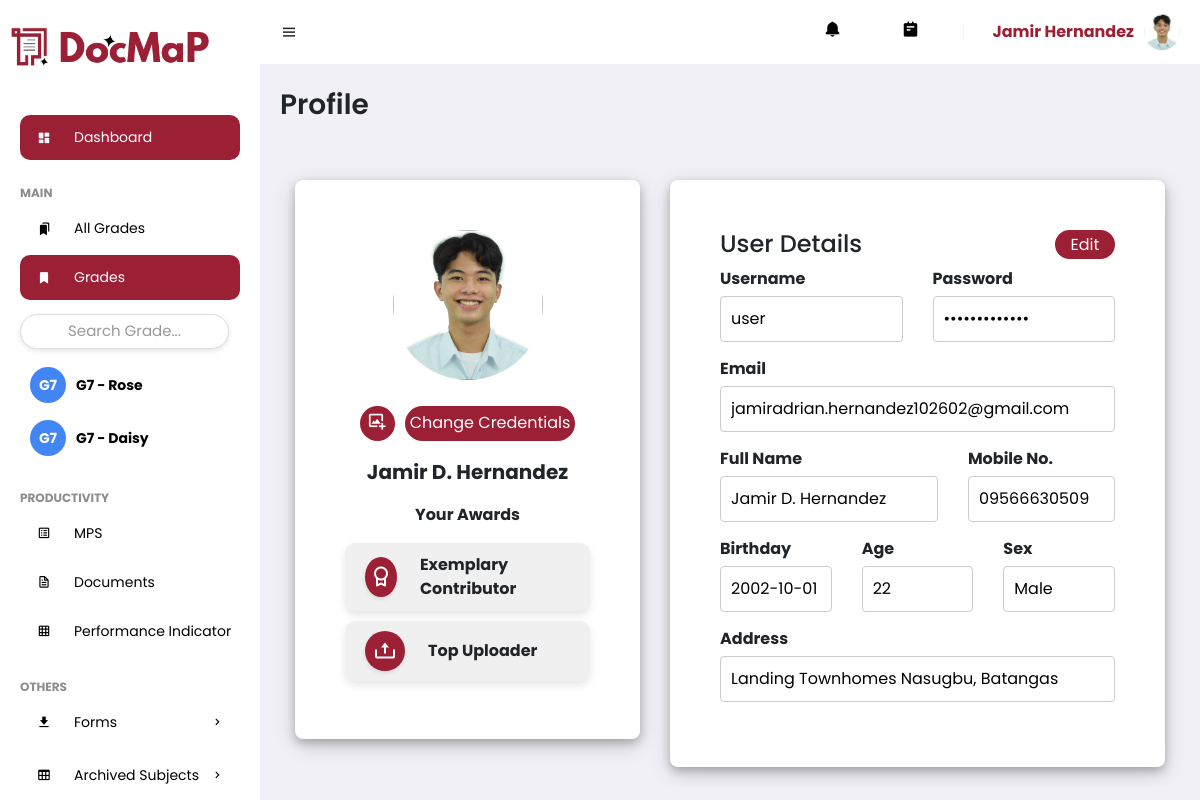
The app's page /profile.php (signed in) with its own data.
### tables this page shows
CREATE TABLE `feedcontent` (
  `ContentID` int(11) NOT NULL,
  `dept_ID` int(11) NOT NULL,
  `Title` varchar(255) NOT NULL,
  `Captions` text DEFAULT NULL,
  `ContentCode` varchar(255) DEFAULT NULL,
  `ContentColor` varchar(255) NOT NULL DEFAULT '#9b2035'
);

CREATE TABLE `useracc` (
  `UserID` int(11) NOT NULL,
  `Username` varchar(255) NOT NULL,
  `Password` varchar(255) NOT NULL,
  `fname` varchar(255) NOT NULL,
  `mname` varchar(255) NOT NULL,
  `lname` varchar(255) NOT NULL,
  `bday` date NOT NULL,
  `mobile` varchar(255) NOT NULL,
  `sex` enum('Male','Female') NOT NULL,
  `address` text NOT NULL,
  `email` varchar(255) NOT NULL,
  `profile` varchar(255) DEFAULT 'profile.jpg',
  `date_registered` timestamp NOT NULL DEFAULT current_timestamp(),
  `Status` enum('Pending','Approved','Rejected') NOT NULL,
  `role` enum('Admin','Department Head','Teacher') NOT NULL DEFAULT 'Teacher',
  `Rank` varchar(255) DEFAULT NULL,
  `dept_ID` int(11) DEFAULT NULL
);

### profile.php (the view, shortened to what this page needs)
<?php
include 'connection.php';
$user_id = $_SESSION['user_id'];
$sql = "SELECT * FROM useracc WHERE UserID = $user_id";
$result = mysqli_query($conn, $sql);
$profile_picture = '';
if (mysqli_num_rows($result) > 0) {
    $row = mysqli_fetch_assoc($result);
    $profile_picture = $row['profile'];
    $full_name = $row['fname'] . ' ' . $row['mname'] . '. ' . $row['lname'];
    $bday = $row['bday'];
    $sex = $row['sex'];
    $address = $row['address'];
    $email = $row['email'];
    $uname = $row['Username'];
    $mobile = $row['mobile'];
    $birthDate = new DateTime($bday);
    $today = new DateTime();
    $age = $today->diff($birthDate)->y;
}
$profile_picture_path = 'img/UserProfile/' . $profile_picture;
?>
<!DOCTYPE html>
<html lang="en">
<head>
    <link href='https://unpkg.com/boxicons@2.0.9/css/boxicons.min.css' rel='stylesheet'>
    <link href="https://stackpath.bootstrapcdn.com/bootstrap/4.5.2/css/bootstrap.min.css" rel="stylesheet">
    <link rel="stylesheet" href="assets/css/styles.css">
</head>
<body>
    <section id="sidebar">
        <?php include 'navbar.php'; ?>
    </section>
    <section id="content">
        <?php include 'topbar.php'; ?>
        <main>
            <h5 class ="title">Profile</h5>
                <div class="container">
                    <div class="row">
                        <div class="col-md-5 mt-5">
                            <div class="container-content">
                                <?php if ($profile_picture): ?>
                                    <div class="profile-container text-center">
                                        <img src="<?php echo $profile_picture_path; ?>" alt="Profile Picture" class="profile-picture" id="profile-picture">
                                    </div>
                                <?php else: ?>
                                    <p class="text-center">No profile picture available.</p>
                                <?php endif; ?>
                                <div class="button-group text-center mt-3">
                                    <a href="#" class="btn-edit" data-toggle="modal" data-target="#uploadModal" id="btnedit">
                                        <i class='bx bx-image-add'style="font-size:20px;" ></i>
                                    </a>
                                    <a href="#" class="btn-custom" data-toggle="modal" data-target="#changePasswordModal">
                                        Change Credentials
                                    </a>
                                </div>
                                <div class="text-center mt-3 full-name"><?php echo $full_name; ?></div>
                                <p class="text-center mt-3 font-weight-bold">Your Awards</p>
                                <div class="award-container d-flex align-items-center mb-2">
                                    <div class="award-icon-container">
                                        <i class='bx bx-award award-icon'></i>
                                    </div>
                                    <span class="award-text ml-2">Exemplary Contributor</span>
                                </div>
                                <div class="award-container d-flex align-items-center mb-2">
                                    <div class="award-icon-container">
                                        <i class='bx bx-upload award-icon'></i>
                                    </div>
                                    <span class="award-text ml-2">Top Uploader</span>
                                </div>
                            </div>
                        </div>
                        <div class="col-md-7 mt-5">
                            <div class="container-content position-relative">
                                <h4 class="d-flex justify-content-between align-items-center">
                                    User Details
                                <button class="btn-custom" id="editButton" data-toggle="modal" data-target="#editModal" style="width:60px;">Edit</button>
                                </h4>
                                <form>
                                    <div class="row">
                                        <div class="col-md-6 input-container">
                                            <label for="uname">Username</label>
                                            <input type="text" id="uname" name="uname" value="<?php echo htmlspecialchars($uname); ?>" readonly>
                                        </div>
                                        <div class="col-md-6 input-container">
                                            <label for="password">Password</label>
                                            <input type="password" id="password" name="password" value="*************" readonly>
                                        </div>
                                    </div>
                                    <div class="row">
                                        <div class="col-md-12 input-container">
                                            <label for="email">Email</label>
                                            <input type="text" id="email" name="email" value="<?php echo $email; ?>" readonly>
                                        </div>
                                    </div>
                                    <div class="row">
                                        <div class="col-md-7 input-container">
                                            <label for="fname">Full Name</label>
                                            <input type="text" id="fname" name="fname" value="<?php echo $full_name; ?>" readonly>
                                        </div>
                                        <div class="col-md-5 input-container">
                                            <label for="mobile">Mobile No.</label>
                                            <input type="text" id="mobile" name="mobile" value="<?php echo $mobile; ?>" readonly>
                                        </div>
                                    </div>
                                    <div class="row">
                                        <div class="col-md-4 input-container">
                                            <label for="bday">Birthday</label>
                                            <input type="text" id="bday" name="bday" value="<?php echo $bday; ?>" readonly>
                                        </div>
                                        <div class="col-md-4 input-container">
                                            <label for="age">Age</label>
                                            <input type="text" id="age" name="age" value="<?php echo $age; ?>" readonly>
                                        </div>
                                        <div class="col-md-4 input-container">
                                            <label for="sex">Sex</label>
                                            <input type="text" id="sex" name="sex" value="<?php echo $sex; ?>" readonly>
                                        </div>
                                    </div>
                                    <div class="row">
                                        <div class="col-md-12 input-container">
                                            <label for="address">Address</label>
                                            <input type="text" id="address" name="address" value="<?php echo $address; ?>" readonly>
                                        </div>
                                    </div>
                                </form>
                            </div>
                        </div>
                    </div>
                </div>
        </main>
    </section>
</body>
</html>

### navbar.php (shortened to what this page needs)
<div href="dash.php" class="brand" style="text-align:center; font-size:38px; margin-top: 15px;">
    <i class="icon">
        <img src="img/Logo/docmap-logo-1.png" alt="Icon" style="max-width: 40px; height: auto;">
    </i>
    <img src="img/Logo/docmap.png" alt="Logo" style="max-width: 150px; height: auto;">
</div>
<ul class="side-menu">
    <li><a href="dash.php" class="active"><i class='bx bxs-dashboard icon'></i> Dashboard</a></li>
    <li class="divider" data-text="main">Main</li>
    <li><a href="subjects.php"><i class='bx bxs-bookmarks icon'></i>All Grades</a></li>
    <li>
        <a href="#" style="background-color:#9B2035;color:#fff;">
            <i class='bx bxs-bookmark icon'></i> Grades
        </a>
        <input type="text" id="subjectSearch" placeholder="Search Grade..." style="margin: 10px 0; padding: 5px; width: 95%;">
        <ul class="side-dropdown1" id="subjectList">
        <?php
        include 'connection.php';
        $user_id = $_SESSION['user_id'];
        $sql_subjects = "SELECT fs.ContentID, fs.Title, fs.Captions, fs.ContentColor
                        FROM feedcontent fs
                        INNER JOIN usercontent uc ON fs.ContentID = uc.ContentID
                        WHERE uc.UserID = $user_id AND uc.Status=1";
        $result_subjects = mysqli_query($conn, $sql_subjects);
        if (mysqli_num_rows($result_subjects) > 0) {
            while ($row_subject = mysqli_fetch_assoc($result_subjects)) {
                $subject_id = $row_subject['ContentID'];
                $subject_name = $row_subject['Title'] . ' - ' . $row_subject['Captions'];
                $content_color = htmlspecialchars($row_subject['ContentColor']);
                $words = explode(' ', $subject_name);
                $initials = strtoupper(substr($words[0], 0, 1));
                if (isset($words[1]) && is_numeric($words[1])) {
                    $initials .= $words[1];
                } else {
                    $initials .= strtoupper(substr($words[1], 0, 1));
                }
                $short_subject_name = preg_replace('/Grade\s+(\d+)/i', 'G$1', $subject_name);
                echo "<li>";
                echo "<div class='subject-container'>";
                echo "<div class='initial-circle' style='background-color: $content_color;'>$initials</div>";
                echo "<a href='tasks.php?content_id=$subject_id' class='subject-name' style='background-color: transparent;'>$short_subject_name</a>";
                echo "</div>";
                echo "</li>";
            }
        } else {
            echo "<li><a href='#'>No subjects found</a></li>";
        }
        ?>
        </ul>
    </li>
    <li class="divider" data-text="productivity">Productivity</li>
    <li><a href="mps.php"><i class='bx bx-spreadsheet icon'></i>MPS</a></li>
    <li><a href="doc_ufolder.php"><i class='bx bx-file icon'></i>Documents</a></li>
    <?php
        include 'connection.php';
        $user_id = $_SESSION['user_id'];
        $sql = "SELECT * FROM Chairperson WHERE UserID = ?";
        $stmt = $conn->prepare($sql);
        $stmt->bind_param("i", $user_id);
        $stmt->execute();
        $result = $stmt->get_result();
        $isChairperson = $result->num_rows > 0;
    ?>
    <?php if ($isChairperson): ?>
        <li><a href="performance_indicator.php"><i class='bx bx-grid icon'></i></i>Performance Indicator</a></li>
    <?php endif; ?>
    <li class="divider" data-text="others">Others</li>
 <li>
        <a href="#"><i class='bx bxs-download icon'></i> Forms <i class='bx bx-chevron-right icon-right'></i></a>
    </li>
    <li>
        <a href="#"><i class='bx bx-table icon'></i> Archived Subjects <i class='bx bx-chevron-right icon-right'></i></a>
    </li>
</ul>

### topbar.php (shortened to what this page needs)
<nav>
    <i class='bx bx-menu toggle-sidebar'></i>
    <a href="#" class="nav-link" id="notification-link">
        <?php
        if (isset($_SESSION['user_id'])) {
        ?>
        <i class='bx bxs-bell icon' id="notification-icon"></i>
        <?php } ?>
    </a>
    <a href="todo.php" class="nav-link">
        <i class='bx bxs-notepad icon'></i>
    </a>
    <div class="profile">
        <?php
        include 'connection.php';
        if (isset($_SESSION['user_id'])) {
            $userId = $_SESSION['user_id'];
            $sql = "SELECT Profile, CONCAT(Fname, ' ', Lname) AS fullname FROM useracc WHERE UserID = ?";
            $stmt = $conn->prepare($sql);
            if ($stmt) {
                $stmt->bind_param("s", $userId);
                $stmt->execute();
                $stmt->bind_result($profileImage, $fullName);
                $profileImagePath = "img/UserProfile/" . $profileImage;
                if (file_exists($profileImagePath)) {
                    echo "<span class='user-name'>{$fullName}</span>";
                    echo "<img src='{$profileImagePath}' alt='Profile Image' class='profile-image'>";
                } else {
                    echo "<span class='user-name'>{$fullName}</span>";
                    echo "<img src='default_profile_image.jpg' alt='Profile Image' class='profile-image'>";
                }
            } else {
                echo "Error preparing statement: " . $conn->error;
            }
        } else {
            echo "User not logged in.";
        }
        ?>
    </div>
</nav>

### records on screen
feedcontent: initials "G7", short_subject_name "G7 - Rose"
feedcontent: initials "G7", short_subject_name "G7 - Daisy"
useracc: profile (picture), full_name "Jamir D. Hernandez", uname "user", email "jamiradrian.hernandez102602@gmail.com", fname "Jamir D. Hernandez", mobile "09566630509", bday "2002-10-01", age "22", sex "Male", address "Landing Townhomes Nasugbu, Batangas"

### other values on screen
$fullName "Jamir Hernandez"
